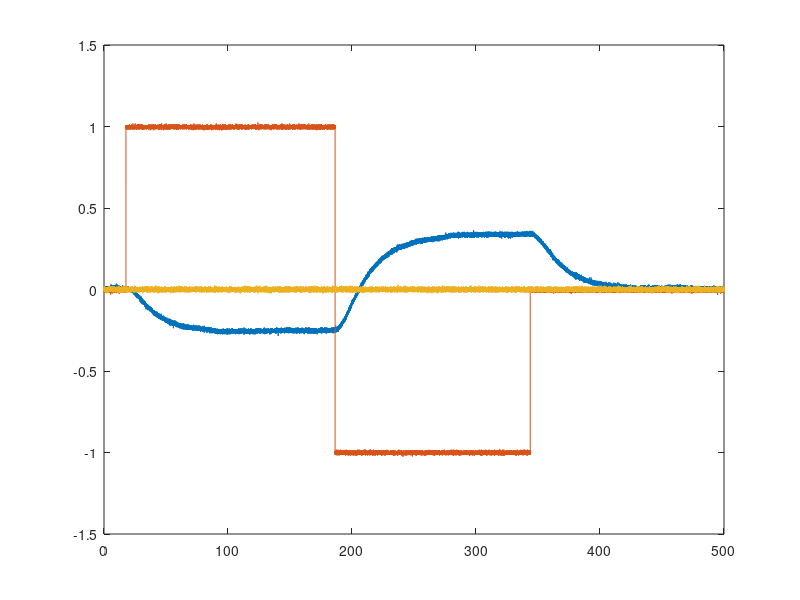

The MATLAB script that drew this image:
clear, clc
 
%Vectoren zusammen fügen
 
load('Versuch1_Aufgabe3_4_1.mat')

t = (1:1:length(A));
t = t .* Tinterval;

v = A;
u = C;
y = B;
deltau = u -5;
deltav = v - 5;
deltay = y - y(1);

figure(1), clf

grid on
plot(t,deltay,t,deltav,t,deltau)
hold on